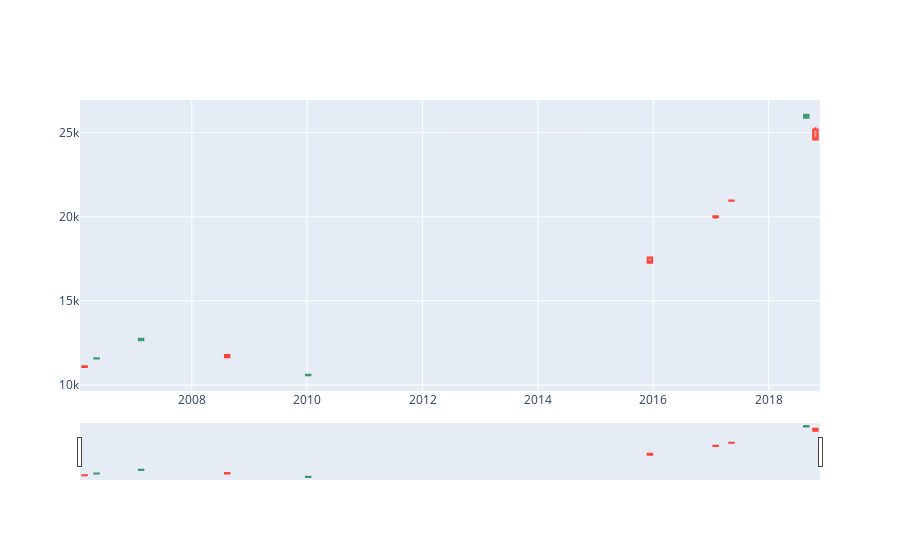

Notebook cell for this chart:
### Code cell
data = [trace]

offline.iplot(data)
